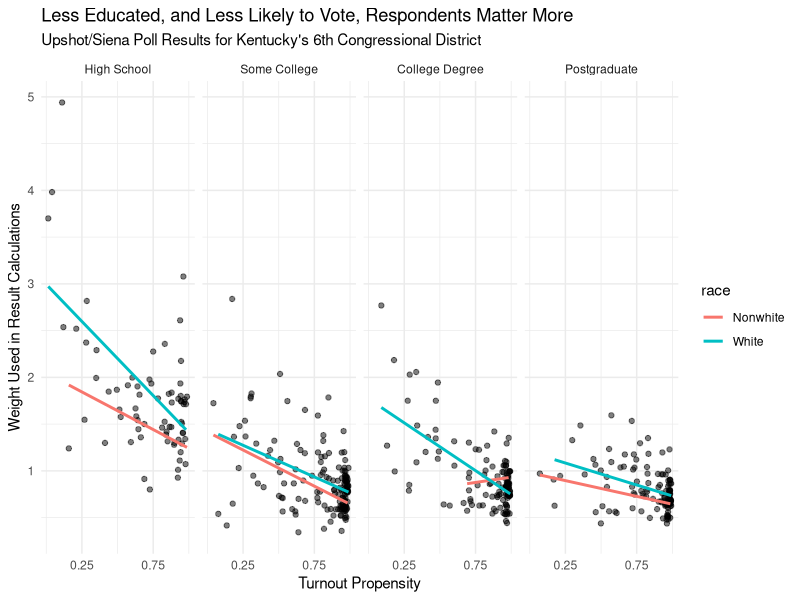

Write the R code that produced this figure.
## ---- chunk 1
knitr::opts_chunk$set(echo = FALSE)
library(tidyverse)
library(knitr)
library(scales)

df <- read_csv("mt_1_elections-poll-ky06-1.csv")

## ---- chunk 2
df %>% 
  count(response) %>%
  
  # Instead of count, could also use group_by(response) %>% tally(). I should be
  # more facile when using tally/count. Column names in tables should start with
  # capital letters.
  
  kable(caption = "Democratic candidate with slight lead in raw responses", 
        col.names = c("Response", "Number"))

## ---- chunk 3
df %>% 
  select(response, partyid) %>% 
  
  # Could also have used case_when() here. I am not sure if "No Party" and
  # "Another Party" are the best terms for these categories. I suspect that
  # "Independent" is a much more common term for non-R/Ds in these situations.
  # But I didn't want to that given that the category included the Refused
  # people. Maybe "Another Party" should be "3rd party"?
  
  mutate(partyid = recode(partyid, 
                          "[DO NOT READ] Refused" = "No Party",
                          "Independent (No party)" = "No Party",
                          "or as a member of another political party" = "Another Party")) %>%
  
  # Not clear to me what order these factor levels should be in. I decided to
  # order them, from top to botton, by support for the Democratic candidates.
  # So, we have Democrats at the top and Republicans at the bottom.
  
  mutate(partyid = fct_relevel(partyid, 
                               c("Democrat", "Another Party", 
                                 "No Party", "Republican"))) %>% 
  count(partyid, response) %>% 
  
  # Note the use of fill here. I think that that key cell --- for Another
  # Party/Undecided --- should have a zero in it and not an NA, which is the
  # default behavior of spread. We *know* that there are zero respondents in
  # this bucket. We took points off if you left this as NA.
  
  spread(key = response, value = n, fill = 0) %>% 
  kable(caption = "Party identification is strongly correlated with candidate preference",
        col.names = c("Party ID", "Democrat", "Republican", "Undecided"))

## ---- chunk 4
df %>% 
  select(response, likely, ager) %>% 

  # Seems like [DO NOT READ] is not really part of the value of this field. That
  # is, no respondent said [DO NOT READ]. What they said was something along the
  # lines of "I don't know" or "I don't want to answer that question." Much more
  # likely is that this phrase was an instruction to the interviewer. In other
  # words, this is just garbage data. So, it makes no sense to include [DO NOT
  # READ] as part of the value.
  
  mutate(likely = ifelse(likely == "[DO NOT READ] Don't know/Refused", 
                         "Don't know/Refused", likely)) %>% 
  
  # Want to make sure that the factor ordering makes sense. I prefer that Don't
  # know/Refused category at the bottom and sorting by certainty. Presumably,
  # respondents who (claim they are!) going to vote are more important; so they
  # belong at the top.
  
  mutate(likely = fct_relevel(likely, c("Almost certain",
                                        "Very likely",
                                        "Somewhat likely",
                                        "Not very likely",
                                        "Not at all likely",
                                        "Don't know/Refused"))) %>% 
  
  # If we had hundreds of ranges, we would want to parse out the two numbers,
  # coerce them, add them and then divide by 2 programmatically. But, with just
  # a few levels, we will just hard code it.
    
  mutate(age = case_when(ager == "18 to 34" ~ 26,
                         ager == "35 to 49" ~ 42,
                         ager == "50 to 64" ~ 57,
                         ager == "65 and older" ~ 75,
                         TRUE ~ NA_real_)) %>% 
  
  # mutate(), group_by(), summarize() and then spread() is a very common
  # sequence of functions.
  
  group_by(likely, response) %>% 
  summarize(avg_age = mean(age, na.rm = TRUE)) %>% 
  spread(key = response, value = avg_age) %>% 
  
  # Reasonable people can argue about whether the digits should be 0 or 1. After
  # all, we are imputing ages, so we have very little precision. But just
  # leaving digits at the default of 7 is absurd. Nice columns names are always
  # a feature.
  
  kable(caption = 
          "There is no clear connection between age and reported likelihood of voting.", 
        digits = 1,
        col.names = c("Reported Voting Intention", "Democrat", "Republican", "Undecided"))

## ---- chunk 5
df %>% 
  select(response, region, final_weight) %>% 
  group_by(region, response) %>% 
  
  tally(wt = final_weight) %>% 
  spread(key = response, value = n) %>% 
  
  # But our weighted tally does not give us the percentages by row. We need to
  # calculate these by hand, first by summing the total number of individuals in
  # each row and then dividing each cell by the row sum. Note the convenient
  # percent() function from the scales library.
  
  mutate(all = Dem + Rep + Und) %>% 
  mutate(Dem = percent(Dem/all, accuracy = 1),
         Rep = percent(Rep/all, accuracy = 1),
         Und = percent(Und/all, accuracy = 1)) %>% 
  select(-all) %>% 
  
  # Did you have to do everything we did here? No, especially those tricks, like
  # percent(), that we did not cover in the last problem set solutions. But it
  # really isn't that hard to make something which looks a lot like the NYT,
  # including their stupid column names.
  
  kable(caption = "Voters outside Fayette and Inner Bluegrass favor the Republican candidate", 
        col.names = c("Region", "DEM.", "REP.", "UND."))

## ---- chunk 6
# There are an infinite number of graphics that you could use to answer this
# question. Here is ours:

df %>% 
  select(race_eth, educ4, turnout_score, final_weight) %>% 
  
  # Delete missing data of various types. I should spend more time on this. Just
  # how much data are we throwing away?
  
  drop_na() %>% 
  filter(race_eth != "[DO NOT READ] Don't know/Refused") %>% 
  filter(educ4 != "[DO NOT READ] Don't know/Refused") %>% 
  
  # Create two new variables for use in the graphics.
  
  mutate(race = ifelse(race_eth == "White", "White", "Nonwhite")) %>% 
  
  mutate(education = recode_factor(educ4,
                                   `High School Grad. or Less` = "High School",
                                   `Some College Educ.` = "Some College",
                                   `4-year College Grad.` = "College Degree",
                                   `Postgraduate Degree` = "Postgraduate")) %>% 
  
  # Education is really the key variable when it comes to explaining
  # final_weight, at least as far as I can tell. You can certainly use it (or
  # not), but, if you do use it, you have to show other variables as well. So,
  # within education levels, we look at the relationship between likely turnout
  # and final_weight, for whites and non-whites.
  
  ggplot(aes(turnout_score, final_weight)) + 
      geom_point(alpha = 0.5) + 
      geom_smooth(aes(turnout_score, final_weight, color = race), 
                  method = "lm", se = FALSE) + 
      facet_grid(~ education) +
      
      # It is a major bother to get things to look nice, even once you have
      # finished the substantive parts of the analysis. But that is life. Your
      # boss will always care about the visual appeal of your work because,
      # ultimately her boss (and/or the ultimate paying customer) also cares.
  
      ylab("Weight Used in Result Calculations") +
      xlab("Turnout Propensity") +  
      scale_x_continuous(breaks = c(0.25, 0.75)) +
      ggtitle(label = "Less Educated, and Less Likely to Vote, Respondents Matter More",
              subtitle = "Upshot/Siena Poll Results for Kentucky's 6th Congressional District") +
      theme_minimal()

